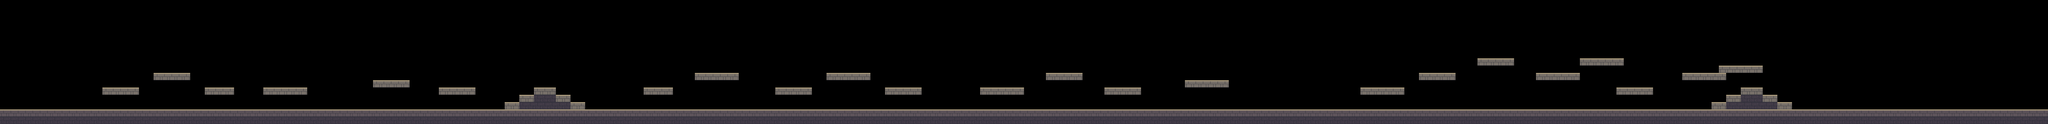

This game map was drawn from its Tiled (.tmx) file and the tilesets committed beside it. A one-line description and the trimmed map source follow:
An orthogonal 280x17 tile map with 32x32 px tiles, 1 tile layer (terrain) and 66 objects (11x sentinel, 10x relic, 5x archer, ground, platform-0, ...).

<map version="1.10" tiledversion="1.11.2" orientation="orthogonal" renderorder="right-down" width="280" height="17" tilewidth="32" tileheight="32" infinite="0" nextlayerid="4" nextobjectid="67">
  <tileset firstgid="1" name="stone" tilewidth="32" tileheight="32" tilecount="4" columns="4">
    <image source="stone.png" width="128" height="32" />
  </tileset>
  <layer id="1" name="terrain" width="280" height="17">
    <data>[4760 cells, 725 non-empty, 3 distinct tile ids]</data>
  </layer>
  <objectgroup id="2" name="collisions" visible="0">
    <object id="1" name="ground" x="0" y="480" width="8960" height="64" />
    <object id="2" name="platform-0" x="448" y="384" width="160" height="32" />
    <object id="3" name="platform-1" x="672" y="320" width="160" height="32" />
    <object id="4" name="platform-2" x="896" y="384" width="128" height="32" />
    <object id="5" name="platform-3" x="1152" y="384" width="192" height="32" />
    <object id="6" name="platform-4" x="1632" y="352" width="160" height="32" />
    <object id="7" name="platform-5" x="1920" y="384" width="160" height="32" />
    <object id="8" name="platform-6" x="2816" y="384" width="128" height="32" />
    <object id="9" name="platform-7" x="3040" y="320" width="192" height="32" />
    <object id="10" name="platform-8" x="3392" y="384" width="160" height="32" />
    <object id="11" name="platform-9" x="3616" y="320" width="192" height="32" />
    <object id="12" name="platform-10" x="3872" y="384" width="160" height="32" />
    <object id="13" name="platform-11" x="4288" y="384" width="192" height="32" />
    <object id="14" name="platform-12" x="4576" y="320" width="160" height="32" />
    <object id="15" name="platform-13" x="4832" y="384" width="160" height="32" />
    <object id="16" name="platform-14" x="5184" y="352" width="192" height="32" />
    <object id="17" name="platform-15" x="5952" y="384" width="192" height="32" />
    <object id="18" name="platform-16" x="6208" y="320" width="160" height="32" />
    <object id="19" name="platform-17" x="6464" y="256" width="160" height="32" />
    <object id="20" name="platform-18" x="6720" y="320" width="192" height="32" />
    <object id="21" name="platform-19" x="7072" y="384" width="160" height="32" />
    <object id="22" name="platform-20" x="7360" y="320" width="192" height="32" />
    <object id="23" name="platform-21" x="6912" y="256" width="192" height="32" />
    <object id="24" name="platform-22" x="7520" y="288" width="192" height="32" />
    <object id="25" name="stair-0" x="2208" y="448" width="64" height="32" />
    <object id="26" name="stair-1" x="2272" y="416" width="64" height="64" />
    <object id="27" name="stair-2" x="2336" y="384" width="96" height="96" />
    <object id="28" name="stair-3" x="2432" y="416" width="64" height="64" />
    <object id="29" name="stair-4" x="2496" y="448" width="64" height="32" />
    <object id="30" name="stair-5" x="7488" y="448" width="64" height="32" />
    <object id="31" name="stair-6" x="7552" y="416" width="64" height="64" />
    <object id="32" name="stair-7" x="7616" y="384" width="96" height="96" />
    <object id="33" name="stair-8" x="7712" y="416" width="64" height="64" />
    <object id="34" name="stair-9" x="7776" y="448" width="64" height="32" />
  </objectgroup>
  <objectgroup id="3" name="entities" visible="0">
    <object id="35" name="templar" x="96" y="480" type="spawn">
      <point />
    </object>
    <object id="36" name="sanctuary" x="4480" y="480" type="checkpoint">
      <point />
    </object>
    <object id="37" name="sentinel-0" x="620" y="480" type="sentinel">
      <point />
    </object>
    <object id="38" name="sentinel-1" x="1080" y="480" type="sentinel">
      <point />
    </object>
    <object id="39" name="sentinel-2" x="1856" y="480" type="sentinel">
      <point />
    </object>
    <object id="40" name="sentinel-3" x="2160" y="480" type="sentinel">
      <point />
    </object>
    <object id="41" name="sentinel-4" x="3328" y="480" type="sentinel">
      <point />
    </object>
    <object id="42" name="sentinel-5" x="4032" y="480" type="sentinel">
      <point />
    </object>
    <object id="43" name="sentinel-6" x="4960" y="480" type="sentinel">
      <point />
    </object>
    <object id="44" name="sentinel-7" x="5728" y="480" type="sentinel">
      <point />
    </object>
    <object id="45" name="sentinel-8" x="6560" y="480" type="sentinel">
      <point />
    </object>
    <object id="46" name="sentinel-9" x="7296" y="480" type="sentinel">
      <point />
    </object>
    <object id="47" name="sentinel-10" x="7904" y="480" type="sentinel">
      <point />
    </object>
    <object id="48" name="archer-0" x="1440" y="480" type="archer">
      <point />
    </object>
    <object id="49" name="archer-1" x="3680" y="320" type="archer">
      <point />
    </object>
    <object id="50" name="archer-2" x="5280" y="480" type="archer">
      <point />
    </object>
    <object id="51" name="archer-3" x="6240" y="320" type="archer">
      <point />
    </object>
    <object id="52" name="archer-4" x="7136" y="480" type="archer">
      <point />
    </object>
    <object id="53" name="gate-guardian" x="8576" y="480" type="guardian">
      <point />
    </object>
    <object id="54" name="bread-of-life-0" x="742" y="284" width="28" height="28" type="relic" />
    <object id="55" name="bread-of-life-1" x="1632" y="444" width="28" height="28" type="relic" />
    <object id="56" name="bread-of-life-2" x="2944" y="444" width="28" height="28" type="relic" />
    <object id="57" name="bread-of-life-3" x="3776" y="284" width="28" height="28" type="relic" />
    <object id="58" name="bread-of-life-4" x="4320" y="444" width="28" height="28" type="relic" />
    <object id="59" name="bread-of-life-5" x="5536" y="444" width="28" height="28" type="relic" />
    <object id="60" name="bread-of-life-6" x="6320" y="284" width="28" height="28" type="relic" />
    <object id="61" name="bread-of-life-7" x="6912" y="444" width="28" height="28" type="relic" />
    <object id="62" name="bread-of-life-8" x="7872" y="444" width="28" height="28" type="relic" />
    <object id="63" name="bread-of-life-9" x="8080" y="444" width="28" height="28" type="relic" />
    <object id="64" name="boss-arena" x="8032" y="224" width="736" height="256" type="arena" />
    <object id="65" name="locked-gate" x="8768" y="304" width="40" height="176" type="gate" />
    <object id="66" name="pilgrims-exit" x="8832" y="380" width="96" height="100" type="exit" />
  </objectgroup>
</map>
